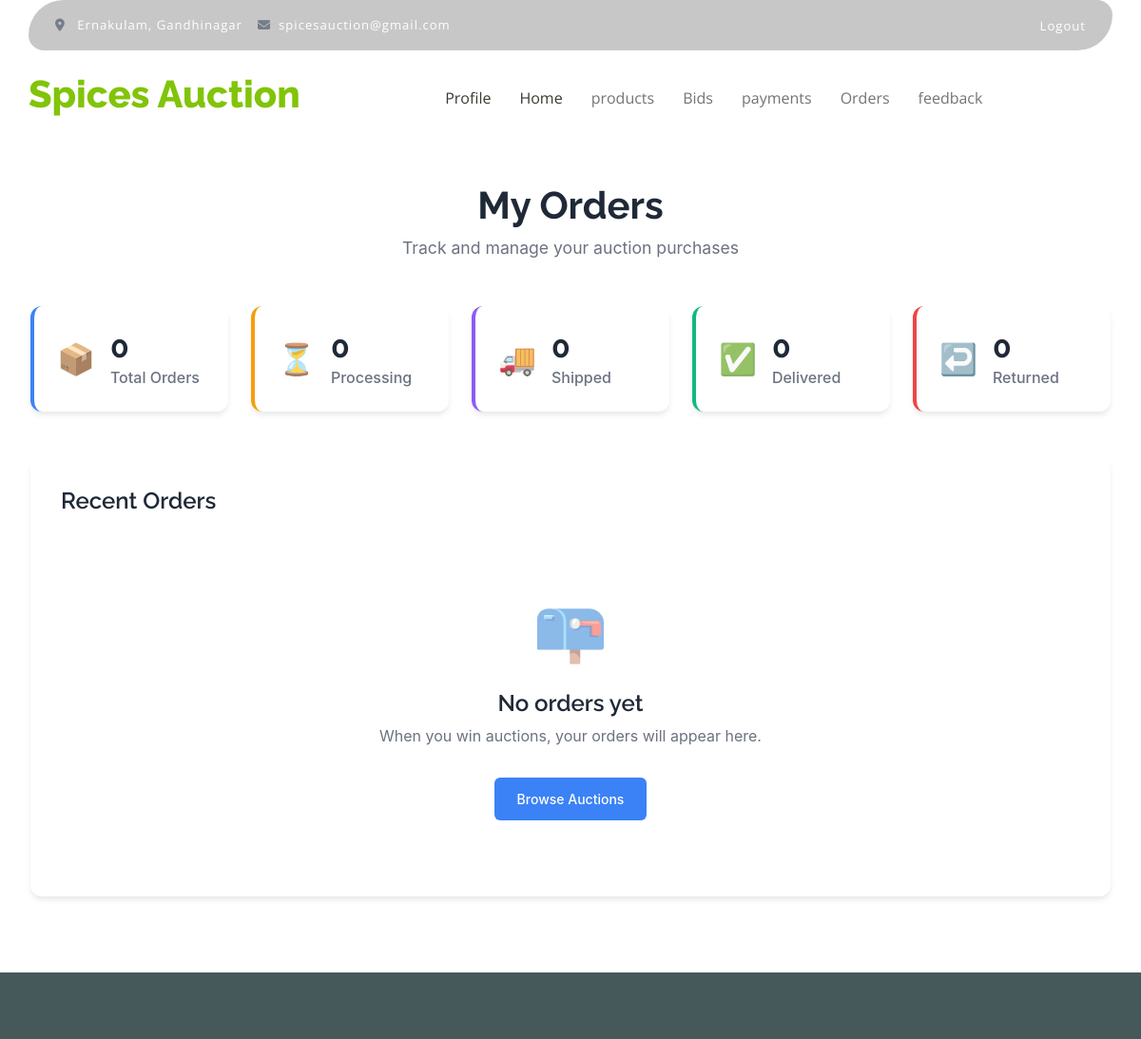
/my-orders/ (signed in, upper part), run on an earlier commit of the app's database.
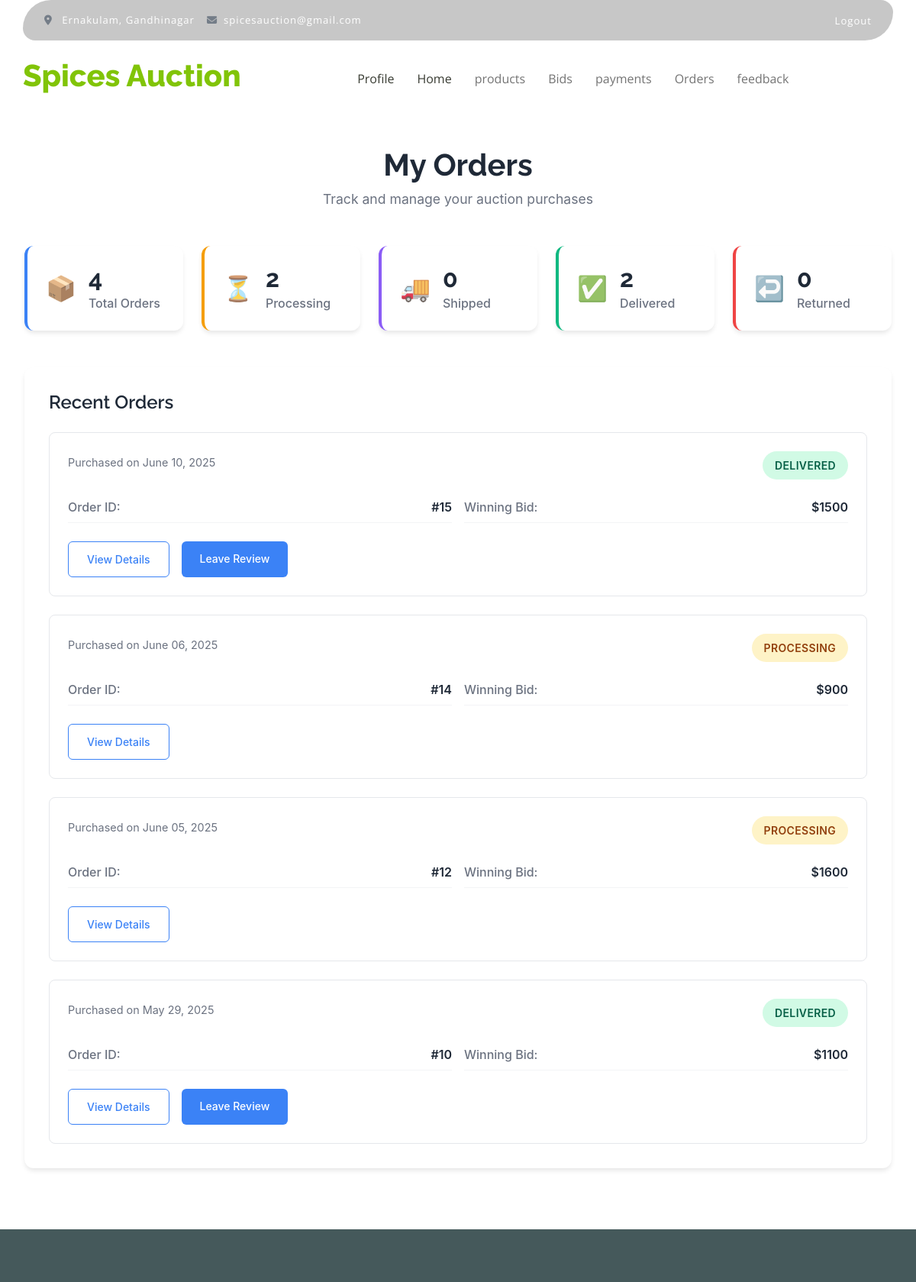
And on a later commit of the database.
### adminapi/models.py (models this page shows, shortened)
class BidPurchase(models.Model):
    bid = models.ForeignKey(Bid, on_delete=models.CASCADE)
    purchase_date = models.DateTimeField(auto_now_add=True)
    payment_status = models.CharField(
        max_length=20,
        choices=[
            ('pending', 'Pending'),
            ('completed', 'Completed'),
            ('failed', 'Failed'),
            ('refunded', 'Refunded')
        ],
        default='pending'
    )
    payment_method = models.CharField(
        max_length=50,
        choices=[
            ('credit_card', 'Credit Card'),
            ('debit_card', 'Debit Card'),
            ('bank_transfer', 'Bank Transfer'),
            ('online_wallet', 'Online Wallet'),
            ('other', 'Other')
        ],
        default='credit_card'
    )
    transaction_id = models.CharField(max_length=100, blank=True, null=True)
    amount_paid = models.DecimalField(max_digits=10, decimal_places=2, blank=True, null=True)
    shipping_address = models.TextField(blank=True, null=True)
    shipping_status = models.CharField(
        max_length=20,
        choices=[
            ('processing', 'Processing'),
            ('shipped', 'Shipped'),
            ('delivered', 'Delivered'),
            ('returned', 'Returned')
        ],
        default='processing'
    )
    tracking_number = models.CharField(max_length=100, blank=True, null=True)
    delivery_agent = models.ForeignKey(DeliveryAgent, on_delete=models.SET_NULL, null=True, blank=True)

class Bid(models.Model):
    auction = models.ForeignKey(Auction, on_delete=models.CASCADE)
    bidder = models.ForeignKey(CustomUser, on_delete=models.CASCADE)
    amount = models.PositiveIntegerField()
    timestamp = models.DateTimeField(auto_now_add=True)
    is_selected=models.BooleanField(default=False)

### userapi/views.py (the view)
# urls.py: path('my-orders/', views.UserOrderListView.as_view(), name='user_order_list'),
class UserOrderListView(LoginRequiredMixin, ListView):
    model = BidPurchase
    template_name = 'user/order_list.html'  # update this path as per your template location
    context_object_name = 'orders'
    def get_queryset(self):
        return BidPurchase.objects.select_related(
            'bid__auction'
        ).filter(
            bid__bidder=self.request.user
        ).order_by('-purchase_date')
    def get_context_data(self, **kwargs):
        context = super().get_context_data(**kwargs)
        queryset = self.get_queryset()
        context['stats'] = {
            'total': queryset.count(),
            'processing': queryset.filter(shipping_status='processing').count(),
            'shipped': queryset.filter(shipping_status='shipped').count(),
            'delivered': queryset.filter(shipping_status='delivered').count(),
            'returned': queryset.filter(shipping_status='returned').count(),
        }
        return context

### userapi/templates/user/order_list.html (shortened to what this page needs)
{% extends 'user/base.html' %}
{% load static %}
{% block body_block %}
<div class="orders-container">
  <div class="page-headerr">
    <h1 class="page-title">My Orders</h1>
    <p class="page-subtitle">Track and manage your auction purchases</p>
  </div>
  <div class="stats-grid">
    <div class="stat-card total">
      <div class="stat-icon">📦</div>
      <div class="stat-content">
        <h3>{{ stats.total }}</h3>
        <p>Total Orders</p>
      </div>
    </div>
    <div class="stat-card processing">
      <div class="stat-icon">⏳</div>
      <div class="stat-content">
        <h3>{{ stats.processing }}</h3>
        <p>Processing</p>
      </div>
    </div>
    <div class="stat-card shipped">
      <div class="stat-icon">🚚</div>
      <div class="stat-content">
        <h3>{{ stats.shipped }}</h3>
        <p>Shipped</p>
      </div>
    </div>
    <div class="stat-card delivered">
      <div class="stat-icon">✅</div>
      <div class="stat-content">
        <h3>{{ stats.delivered }}</h3>
        <p>Delivered</p>
      </div>
    </div>
    <div class="stat-card returned">
      <div class="stat-icon">↩️</div>
      <div class="stat-content">
        <h3>{{ stats.returned }}</h3>
        <p>Returned</p>
      </div>
    </div>
  </div>
  <div class="orders-section">
    <h2 class="section-title">Recent Orders</h2>
    {% if orders %}
      <div class="orders-list">
        {% for order in orders %}
          <div class="order-card">
            <div class="order-header">
              <div class="order-info">
                <p class="order-date">Purchased on {{ order.purchase_date|date:"F d, Y" }}</p>
              </div>
              <div class="order-status">
                <span class="status-badge status-{{ order.shipping_status|lower }}">
                  {{ order.shipping_status|capfirst }}
                </span>
              </div>
            </div>
            <div class="order-details">
              <div class="detail-item">
                <span class="detail-label">Order ID:</span>
                <span class="detail-value">#{{ order.id }}</span>
              </div>
              {% if order.bid.amount %}
              <div class="detail-item">
                <span class="detail-label">Winning Bid:</span>
                <span class="detail-value">${{ order.bid.amount }}</span>
              </div>
              {% endif %}
            </div>
            <div class="order-actions">
              <a href="{% url 'user_order_detail' order.pk %}" class="btn btn-outline">View Details</a>
              {% if order.shipping_status == 'delivered' %}
                <a href="{%url 'feedback-add' %}" class="btn btn-primary">Leave Review</a>
              {% elif order.shipping_status == 'shipped' %}
                <a href="#" class="btn btn-primary">Track Package</a>
              {% endif %}
            </div>
          </div>
        {% endfor %}
      </div>
    {% else %}
      <div class="empty-state">
        <div class="empty-icon">📪</div>
        <h3>No orders yet</h3>
        <p>When you win auctions, your orders will appear here.</p>
        <a href="{% url 'auctions:list' %}" class="btn btn-primary">Browse Auctions</a>
      </div>
    {% endif %}
  </div>
</div>
{% endblock %}

What changed in the data, as far as the page shows it:
added BidPurchase: purchase_date "June 10, 2025", shipping_status "DELIVERED", id "15", bid.amount "1500", shows "Leave Review"
added BidPurchase: purchase_date "June 06, 2025", shipping_status "PROCESSING", id "14", bid.amount "900"
added BidPurchase: purchase_date "June 05, 2025", shipping_status "PROCESSING", id "12", bid.amount "1600"
added BidPurchase: purchase_date "May 29, 2025", shipping_status "DELIVERED", id "10", bid.amount "1100", shows "Leave Review"
Also different on the page:
{{ stats.total }}: "0" → "4"
{{ stats.processing }}: "0" → "2"
{{ stats.delivered }}: "0" → "2"
text no longer shown: "📪 No orders yet When you win auctions, your orders will appear here. Browse Auctions"
